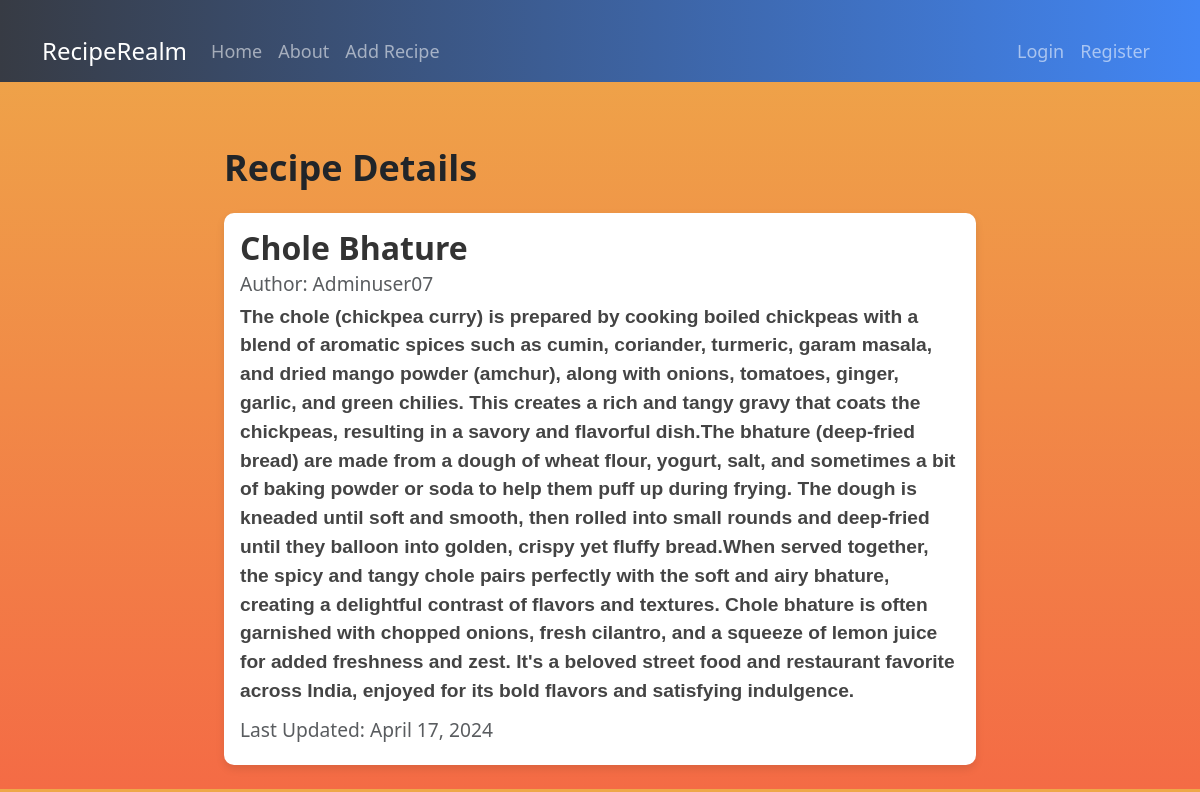
Page /recipe/1/ on the committed database.
### recipes/models.py (models this page shows, shortened)
class Recipe(models.Model):
    title = models.CharField(max_length=100)
    description = models.TextField()
    image = models.ImageField(upload_to='images', blank=True, null=True)
    author = models.ForeignKey(User, on_delete=models.CASCADE)
    created_at = models.DateTimeField(auto_now_add=True)
    updated_at = models.DateTimeField(auto_now=True)

### recipes/views.py (the view)
# urls.py: path('recipe/<int:pk>/', views.RecipeDetailView.as_view(), name="recipes-detail" ),
class RecipeDetailView(DetailView):
    model = Recipe
    template_name = 'recipes/recipe_detail.html'
    context_object_name = 'recipe'

### recipes/templates/recipes/recipe_detail.html (shortened to what this page needs)
{% extends "recipes/base.html" %}
{% block content %}
<div class="container">
  <h1 class="mb-4">Recipe Details</h1>
  <div class="card my-4">
    <div class="card-body">
      <h5 class="card-title">{{ object.title }}</h5>
      <h6 class="card-subtitle mb-2 text-muted">Author: {{ object.author }}</h6>
      <p class="card-text" style="font-family: 'Arial', sans-serif;"><strong>{{ object.description }}</strong></p>
      <h6 class="card-subtitle mb-2 text-muted">Last Updated: {{ object.updated_at|date:"F d, Y" }}</h6>
    </div>
  </div>
</div>
{% endblock content %}

### recipes/templates/recipes/base.html (style rules this page uses)
body { background: #f46b45; background: -webkit-linear-gradient(#eea849, #f46b45); background: -moz-linear-gradient(#eea849, #f46b45); background: -o-linear-gradient(#eea849, #f46b45); background: linear-gradient(#eea849, #f46b45); }
.container { padding-top: 20px; }
h1 { font-size: 36px; font-weight: bold; }

### recipes/templates/recipes/recipe_detail.html (style rules this page uses)
.card { border: none; border-radius: 10px; box-shadow: 0 4px 8px rgba(0, 0, 0, 0.1); transition: transform 0.3s, box-shadow 0.3s; }
.card-title { font-size: 2rem; font-weight: bold; color: #333; }
.card-subtitle { font-size: 1.2rem; color: #666; }
.card-text { font-size: 1.2rem; color: #444; }

### rows in the picture
Recipe: title "Chole Bhature", author "Adminuser07", description "The chole (chickpea curry) is prepared by cooking boiled chickpeas with a blend of aromatic spices such as cumin, coriander, turmeric, garam masala, and dried mango powder (amchur), along with onions, tomatoes, ginger, garlic, and green chilies. This creates a rich and tangy gravy that coats the chickpeas, resulting in a savory and flavorful dish.The bhature (deep-fried bread) are made from a dough of wheat flour, yogurt, salt, and sometimes a bit of baking powder or soda to help them puff up during frying. The dough is kneaded until soft and smooth, then rolled into small rounds and deep-fried until they balloon into golden, crispy yet fluffy bread.When served together, the spicy and tangy…", updated_at "April 17, 2024"
